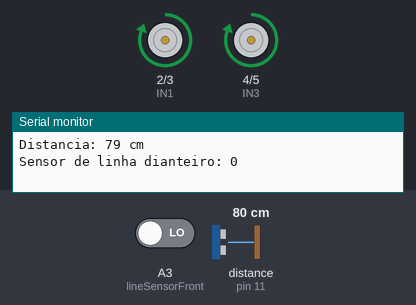
Bench run of a sketch on a simulated Arduino Uno, built with avr-gcc and run on an emulated ATmega328P. Shown: motor-driver pin pairs drawn as motors (green arrow = first pin HIGH = forward, orange = second pin HIGH = backward, longer = more drive), the last lines printed to the serial monitor. The inputs (shaded band) are chosen by the test bench; at power-on: A3 (lineSensorFront) LOW, distance to the obstacle (sensor on pin 11) 80 cm. The echo pulse lasts 58.3 µs per cm.

Above: at 20.05 s.
At 20.3 s:
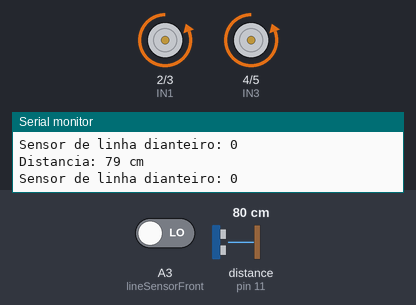
At 21.56 s:
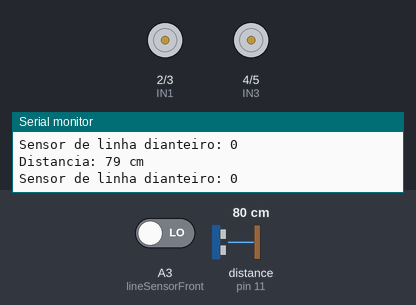
At 22.5 s:
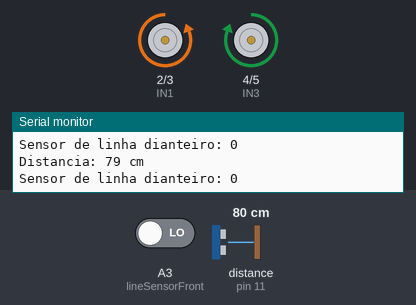
Timing chart, 0 to 23.5 s (numbered marks = the images above):
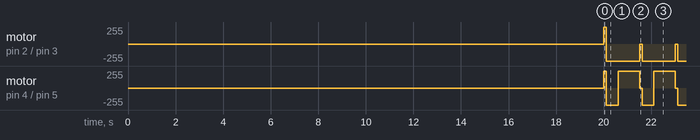

Measured:
- by itself, motor on pin 2 (IN1) / pin 3 (IN2): repeats every 1.5 s: backward 255/255 1.4 s, stopped 0.11 s
- by itself, motor on pin 4 (IN3) / pin 5 (IN4): repeats every 1.5 s: backward 255/255 0.50 s, forward 255/255 0.90 s, stopped 0.11 s

The sketch:

codigo_sem_button.ino
```cpp
// Definindo os pinos da ponte H (Motores)
int IN1 = 2;  // Pino do Arduino conectado ao IN1 da ponte H (Motor 1)
int IN2 = 3;  // Pino do Arduino conectado ao IN2 da ponte H (Motor 1)
int IN3 = 4;  // Pino do Arduino conectado ao IN3 da ponte H (Motor 2)
int IN4 = 5;  // Pino do Arduino conectado ao IN4 da ponte H (Motor 2)

// Definindo os pinos do sensor ultrassônico
const int trigPin = 10;  // Pino TRIG do sensor ultrassônico
const int echoPin = 11;  // Pino ECHO do sensor ultrassônico

// Definindo o pino do sensor de linha dianteiro
const int lineSensorFront = A3; // Sensor de linha dianteiro

// Variáveis para armazenar o tempo e a distância do ultrassônico
long duration;
int distance;

// Variável para armazenar a leitura do sensor de linha dianteiro
int frontSensorState;

bool searchingOpponent = false;  // Variável para indicar se está no modo de busca

void setup() {
  // Configurando os pinos dos motores como saída
  pinMode(IN1, OUTPUT);
  pinMode(IN2, OUTPUT);
  pinMode(IN3, OUTPUT);
  pinMode(IN4, OUTPUT);

  // Configurando os pinos do sensor ultrassônico
  pinMode(trigPin, OUTPUT);
  pinMode(echoPin, INPUT);

  // Configurando o pino do sensor de linha como entrada
  pinMode(lineSensorFront, INPUT);

  // Inicializando a comunicação serial para monitoramento (opcional)
  Serial.begin(9600);

  // Delay inicial de 5 segundos antes de começar
  delay(20000);
}

void loop() {
  // Medindo a distância usando o sensor ultrassônico
  distance = getDistance();

  // Lendo o estado do sensor de linha dianteiro
  frontSensorState = digitalRead(lineSensorFront);

  // Exibindo a distância medida e o estado do sensor no monitor serial (opcional)
  Serial.print("Distancia: ");
  Serial.print(distance);
  Serial.println(" cm");

  Serial.print("Sensor de linha dianteiro: ");
  Serial.println(frontSensorState);

  // Se o ultrassônico detectar um oponente a 20 cm ou menos
  if (distance <= 25) {
    searchingOpponent = false;  // Sai do modo de busca

    // Continuar avançando se o oponente estiver à frente e a borda branca ainda não foi detectada
    if (frontSensorState == HIGH) {
      moveForward();  // Continuar empurrando o oponente
    }
    // Se o sensor de linha dianteiro detectar a borda branca, mover para trás e procurar o próximo oponente
    else if (frontSensorState == LOW) {
      moveBackward();  // Andar para trás ao detectar a borda branca
      delay(500);     // Duração do movimento para trás (ajustável)

      // Após andar para trás, girar para continuar procurando o próximo oponente
      turn180();
    }
  }
  // Caso não haja oponente à frente, continuar no modo de busca
  else {
    if (searchingOpponent) {
      // Se encontrar a borda branca durante a busca, recuar e continuar a varredura
      if (frontSensorState == LOW) {
        moveBackward();  // Recuar ao encontrar a borda branca
        delay(500);     // Ajustável para determinar o quanto recua
        turn180();       // Virar 180 graus para continuar a busca
      } else {
        moveForward();   // Continuar andando para frente procurando oponente
      }
    } else {
      searchingOpponent = true;
      moveForward();  // Iniciar a busca ao não encontrar oponente
    }
  }

  delay(100);  // Pequeno atraso para evitar leituras repetitivas muito rápidas
}

// Função para calcular a distância com base no tempo de retorno do sinal ultrassônico
int getDistance() {
  // Limpar o pino TRIG
  digitalWrite(trigPin, LOW);
  delayMicroseconds(2);

  // Enviar um pulso de 10 microssegundos no TRIG
  digitalWrite(trigPin, HIGH);
  delayMicroseconds(10);
  digitalWrite(trigPin, LOW);

  // Ler o tempo de retorno no pino ECHO
  duration = pulseIn(echoPin, HIGH);

  // Calcular a distância (tempo x velocidade do som: 340 m/s)
  // A fórmula é (tempo * 0.034) / 2
  int dist = duration * 0.034 / 2;

  return dist;
}

// Função para acionar os motores e mover para frente
void moveForward() {
  digitalWrite(IN1, HIGH);  // Motor 1 gira para frente
  digitalWrite(IN2, LOW);   // Direção do Motor 1

  digitalWrite(IN3, HIGH);  // Motor 2 gira para frente
  digitalWrite(IN4, LOW);   // Direção do Motor 2
}

// Função para acionar os motores e mover para trás
void moveBackward() {
  digitalWrite(IN1, LOW);   // Motor 1 gira para trás
  digitalWrite(IN2, HIGH);  // Direção do Motor 1

  digitalWrite(IN3, LOW);   // Motor 2 gira para trás
  digitalWrite(IN4, HIGH);  // Direção do Motor 2
}

// Função para parar os motores
void stopMotors() {
  digitalWrite(IN1, LOW);
  digitalWrite(IN2, LOW);
  digitalWrite(IN3, LOW);
  digitalWrite(IN4, LOW);
}

// Função para fazer o carrinho virar 180 graus
void turn180() {
  // Girar os motores para fazer o carrinho virar 180 graus
  digitalWrite(IN1, LOW);   // Motor 1 gira para trás
  digitalWrite(IN2, HIGH);  // Direção do Motor 1

  digitalWrite(IN3, HIGH);  // Motor 2 gira para frente
  digitalWrite(IN4, LOW);   // Direção do Motor 2

  delay(900);  // Tempo ajustável para girar 180 graus

  stopMotors();  // Parar após a rotação
}

// Função para fazer uma rotação de 90 graus (não usada nesse exemplo, mas mantida para ajuste futuro)
void turn90() {
  // Girar os motores para fazer o carrinho virar 90 graus
  digitalWrite(IN1, LOW);   // Motor 1 gira para trás
  digitalWrite(IN2, HIGH);  // Direção do Motor 1

  digitalWrite(IN3, HIGH);  // Motor 2 gira para frente
  digitalWrite(IN4, LOW);   // Direção do Motor 2

  delay(450);  // Tempo ajustável para girar 90 graus

  stopMotors();  // Parar após a rotação
}
```

funcionamento.c
```cpp
//Este arquivo será utilizado para a formação do codigo em C
```
